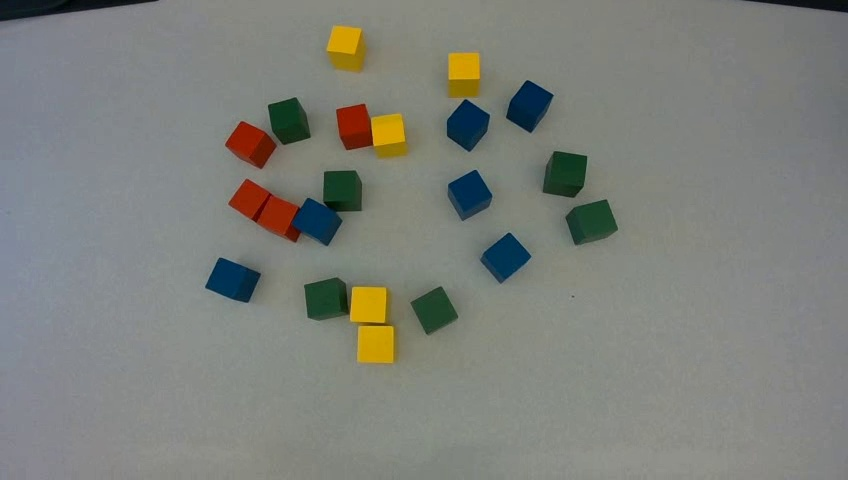
#> input picture Perception/frame_640.jpg, 848 x 480 px
$ python -i block_detection.py   (imports and definitions only)
#> lines starting #> are read from the running program, lines starting #| are printed output that depends on the picture; after the words box and inside, x2 and y2 are one past the last pixel; in counts of white or black regions, pixels touching at a corner belong together
#> further down, picture is the input picture: shape (480, 848, 3); mean B, G, R 122.4, 128.1, 125.6
import cv2
import numpy as np
from matplotlib import pyplot as plt
import pyrealsense2 as rs

# Load the image
# image = cv2.imread('frame_750.jpg')

# Convert to HSV for better color detection
# hsv_image = cv2.cvtColor(image, cv2.COLOR_BGR2HSV)

# Define color ranges for red, green, blue, yellow


class BlockDetection2D:

    def __init__(self):
        self.color_ranges = {
            'red': np.array([[0, 100, 100], [10, 255, 255]]),  # Adjust these values
            'green': np.array([[40, 50, 50], [85, 255, 255]]),
            'blue': np.array([[90, 30, 30], [130, 255, 255]]),
            'yellow': np.array([[15, 100, 100], [45, 255, 255]])
        }

        self.color_rgb = {
            'red': (255, 0, 0),  # Adjust these values
            'green': (0, 255, 0),
            'blue': (0, 0, 255),
            'yellow': (255, 255, 0)
        }


    def get_blocks2d(self, image):


        # Process each block
        blocks = {
            'red': [],
            'green': [],
            'blue': [],
            'yellow': []
        }
        hsv_image = cv2.cvtColor(image, cv2.COLOR_BGR2HSV)
#> hsv_image: shape (480, 848, 3); mean H, S, V 60.8, 29.2, 132
        # image = cv2.cvtColor(image, cv2.COLOR_BGR2RGB)
        for color, _ in self.color_ranges.items():
            mask = cv2.inRange(hsv_image, self.color_ranges[color][0], self.color_ranges[color][1])
            # [4 lines of commented-out code are left out]
            contours, _ = cv2.findContours(mask, cv2.RETR_EXTERNAL, cv2.CHAIN_APPROX_SIMPLE)
            # cv2.drawContours(image, contours, -1, color_rgb[color], 2)
            # plt.imshow(image)
            # plt.show()
            for contour in contours:
                # Get minimum area rectangle
                rect = cv2.minAreaRect(contour)
                width, height = rect[1]

                if cv2.contourArea(contour) < 800 or cv2.contourArea(contour) > 16000 or abs(width - height) > 30:
                    continue

                # Extract box points (corner points of the rectangle)
                box = cv2.boxPoints(rect)
                box = np.clip(box, [0, 0], [847, 479])  # Clip points to image dimensions (848, 480)
                box = np.int0(box)  # Convert to integer
                blocks[color].append(box)
#> this loop made 4 passes
#> pass 1, in get_blocks2d, `mask = cv2.inRange(hsv_image, self.color_ranges[color][0], self.color_..`:
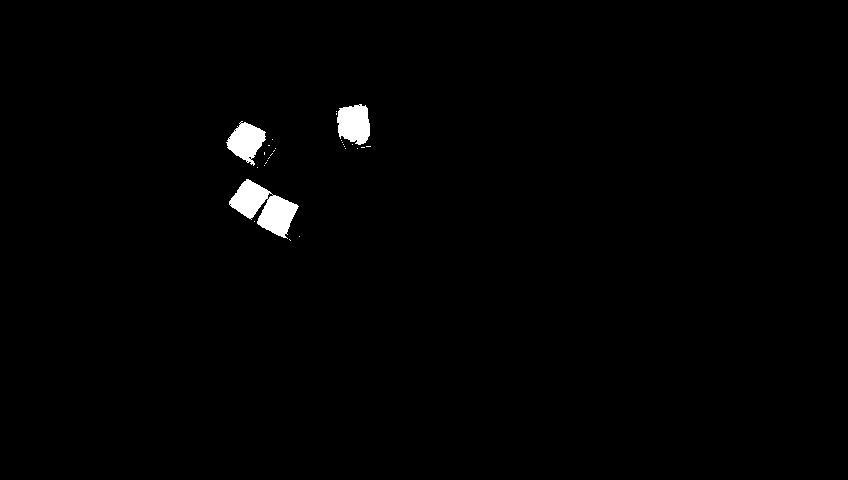
#> mask: shape (480, 848); 1% white; 28 white regions (25 under 20 px), largest, box (x1, y1, x2, y2) and area: (229, 179, 299, 239) 2026, (337, 104, 370, 145) 1067, (226, 121, 266, 166) 1012
#> pass 2, in get_blocks2d, `mask = cv2.inRange(hsv_image, self.color_ranges[color][0], self.color_..`:
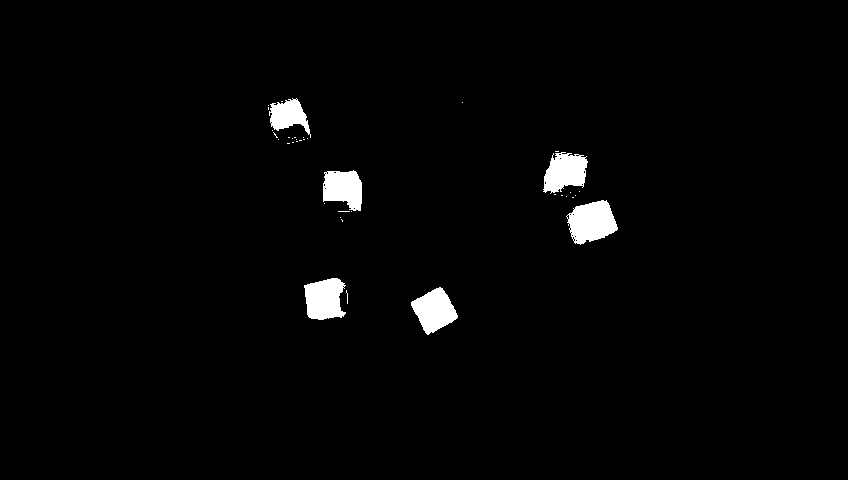
#> mask: shape (480, 848); 1.9% white; 38 white regions (32 under 20 px), largest, box (x1, y1, x2, y2) and area: (566, 200, 618, 245) 1575, (304, 278, 346, 320) 1356, (411, 287, 458, 335) 1345, (543, 152, 588, 194) 1307, (323, 170, 362, 211) 1220, (269, 98, 311, 138) 899
#> pass 3, in get_blocks2d, `mask = cv2.inRange(hsv_image, self.color_ranges[color][0], self.color_..`:
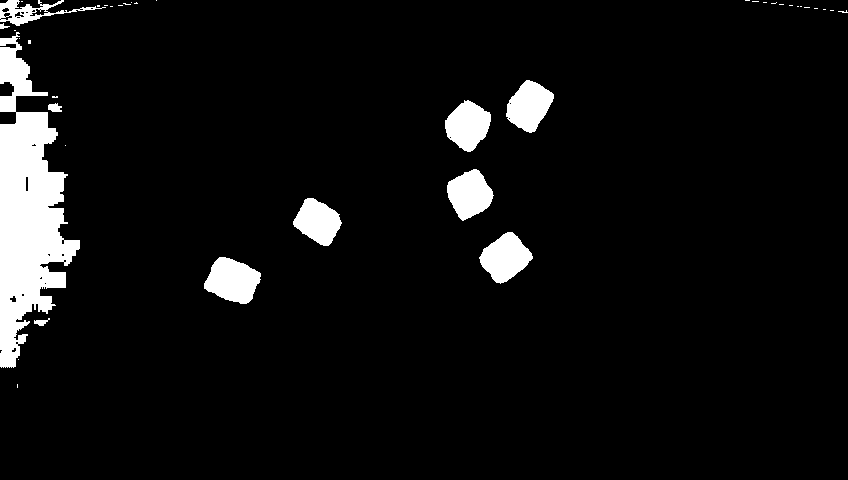
#> mask: shape (480, 848); 6.2% white; 40 white regions (29 under 20 px), largest, box (x1, y1, x2, y2) and area: (0, 32, 80, 368) 13987, (204, 257, 261, 304) 1828, (479, 232, 533, 284) 1710
#> after the loop:
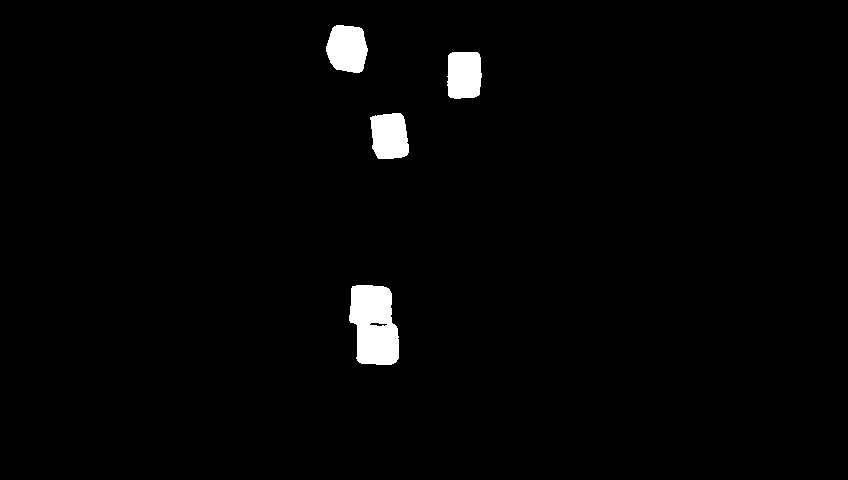
#> mask: shape (480, 848); 1.9% white; 4 white regions, box (x1, y1, x2, y2) and area: (349, 285, 399, 365) 3195, (326, 25, 368, 73) 1609, (370, 113, 409, 159) 1512, (447, 52, 482, 99) 1497

                # [14 lines of commented-out code are left out]

        return blocks


class BlocksDetection3D:
    def __init__(self):

        # [22 lines of commented-out code are left out]
        self.depth_scale = 0.001
        self.depth_intrinsics = rs.intrinsics()
        self.depth_intrinsics.width = 848
        self.depth_intrinsics.height = 480


    # [76 lines left out: functions get_depth_at_point, get_block_center_3d, get_pose, not called in this run]


# [77 lines of commented-out code are left out]


# [1 line that did not run here, left out]
# [1 line that did not run here, left out]
# [2 lines not run here, left out]

# Start streaming
# [1 line that did not run here, left out]

# Getting the depth sensor's depth scale (see rs-align example for explanation)
# [1 line that did not run here, left out]
# [1 line that did not run here, left out]

block_detection_2d = BlockDetection2D()
# [1 line that did not run here, left out]
# [55 lines not run here, left out]

>>> import cv2
>>> picture = cv2.imread('frame_640.jpg')
>>> result = BlockDetection2D().get_blocks2d(picture)
#> result = 4 items

$ run again, on Perception/frame_700.jpg
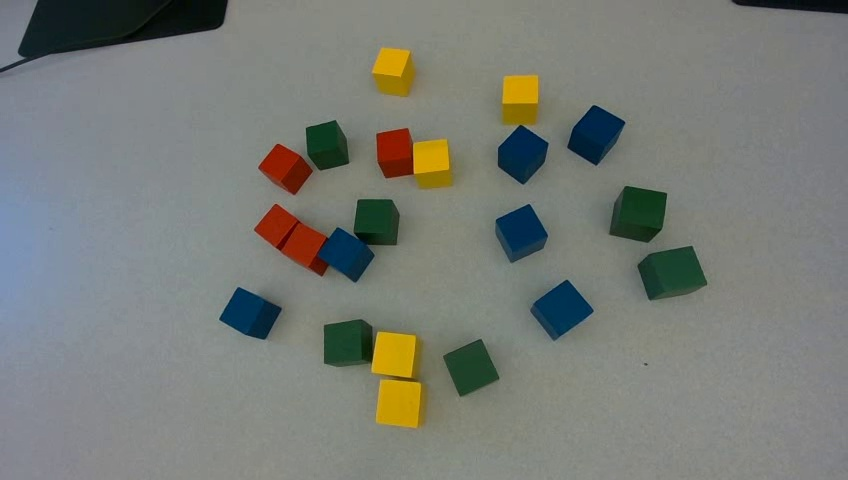
#> input picture Perception/frame_700.jpg, 848 x 480 px
#> picture is the input picture: shape (480, 848, 3); mean B, G, R 118.3, 124, 120.6
#> hsv_image: shape (480, 848, 3); mean H, S, V 62.9, 38, 129.1
#> the loop in get_blocks2d, `for color, _ in self.color_ranges.items():` made 4 passes
#> pass 1, in get_blocks2d, `mask = cv2.inRange(hsv_image, self.color_ranges[color][0], self.color_..`:
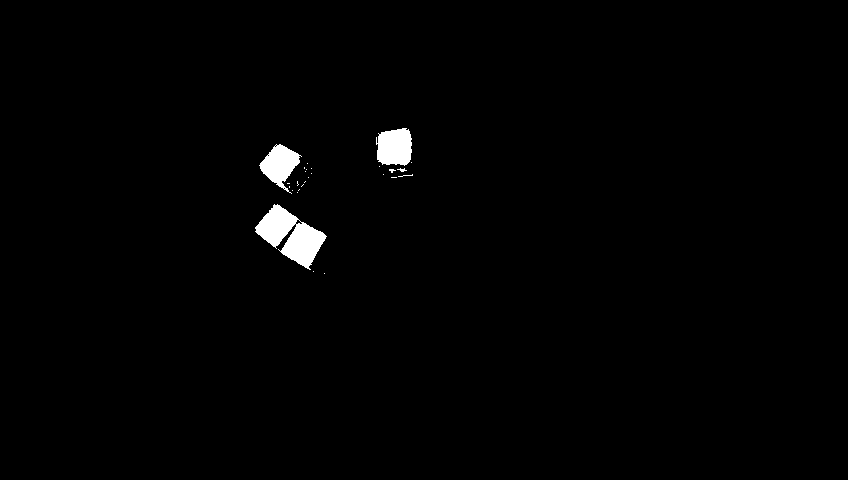
#> mask: shape (480, 848); 1.1% white; 27 white regions (23 under 20 px), largest, box (x1, y1, x2, y2) and area: (255, 204, 327, 270) 2264, (376, 128, 412, 166) 1134, (259, 144, 302, 194) 1057, (397, 168, 407, 172) 20
#> after the loop in get_blocks2d, `for color, _ in self.color_ranges.items():`:
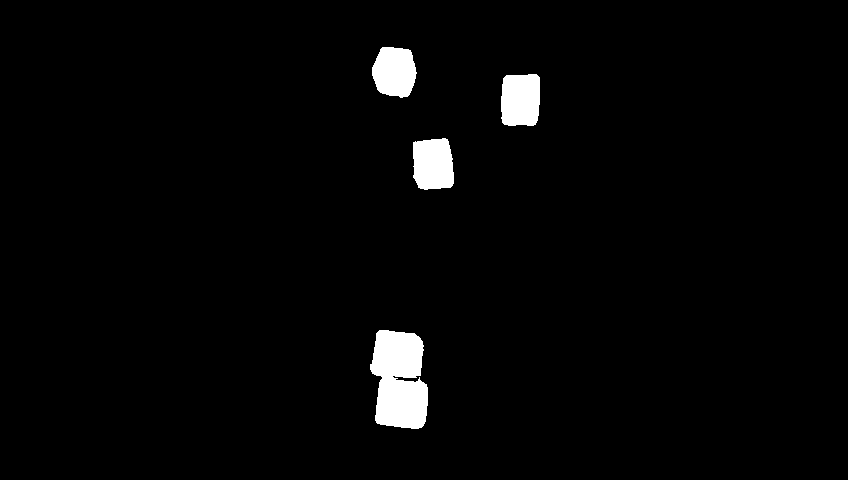
#> mask: shape (480, 848); 2.5% white; 4 white regions, box (x1, y1, x2, y2) and area: (370, 330, 428, 429) 4538, (501, 74, 540, 126) 1886, (413, 138, 454, 190) 1864, (372, 47, 417, 98) 1815
#> result = 4 items

$ run again, on Perception/frame_750.jpg
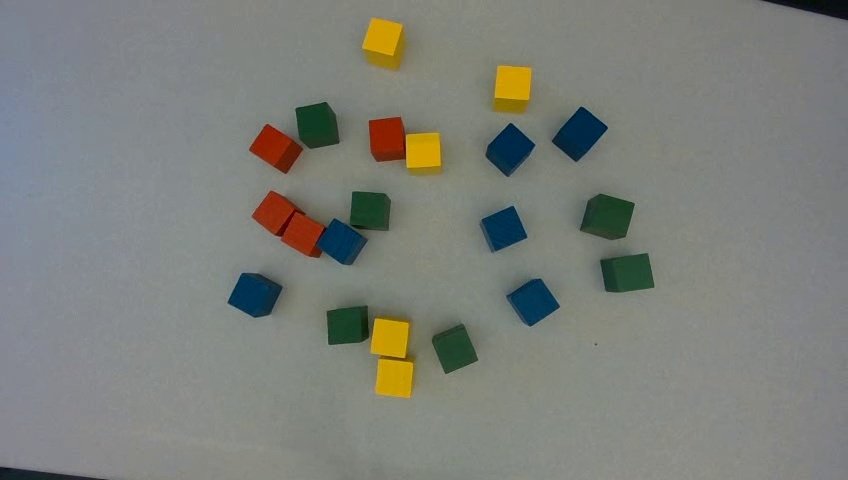
#> input picture Perception/frame_750.jpg, 848 x 480 px
#> picture is the input picture: shape (480, 848, 3); mean B, G, R 121.8, 127.5, 124.9
#> hsv_image: shape (480, 848, 3); mean H, S, V 62.4, 30.1, 131.7
#> the loop in get_blocks2d, `for color, _ in self.color_ranges.items():` made 4 passes
#> pass 1, in get_blocks2d, `mask = cv2.inRange(hsv_image, self.color_ranges[color][0], self.color_..`:
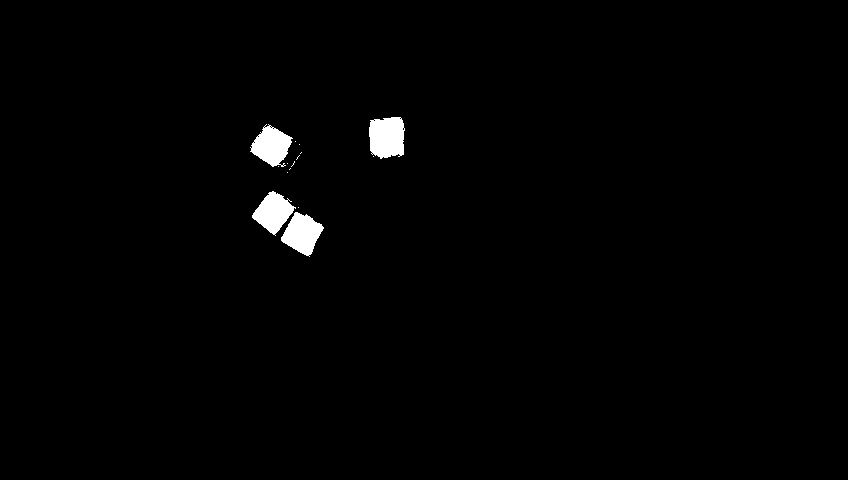
#> mask: shape (480, 848); 1.1% white; 15 white regions (11 under 20 px), largest, box (x1, y1, x2, y2) and area: (369, 117, 405, 159) 1281, (281, 212, 324, 257) 1139, (250, 124, 293, 167) 1101, (252, 191, 296, 236) 1071
#> after the loop in get_blocks2d, `for color, _ in self.color_ranges.items():`:
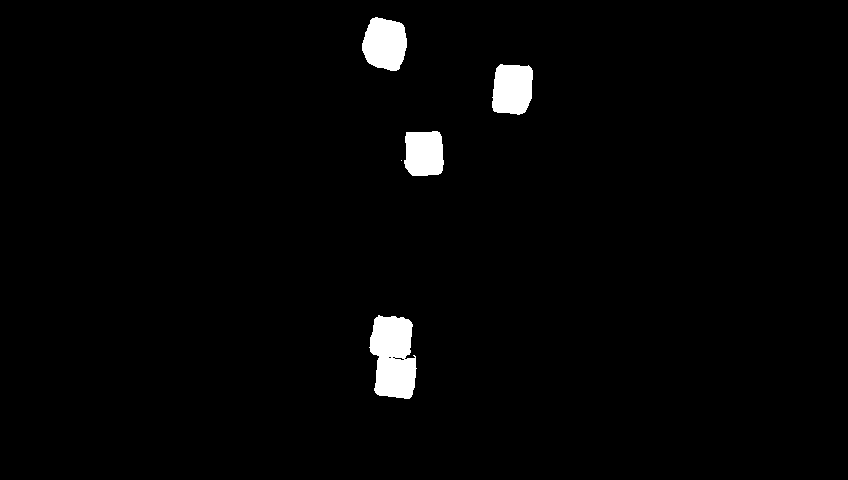
#> mask: shape (480, 848); 2.1% white; 5 white regions (1 under 20 px), largest, box (x1, y1, x2, y2) and area: (369, 315, 417, 399) 3097, (362, 17, 407, 71) 1895, (492, 64, 533, 115) 1787, (404, 131, 444, 176) 1594
#> result = 4 items
